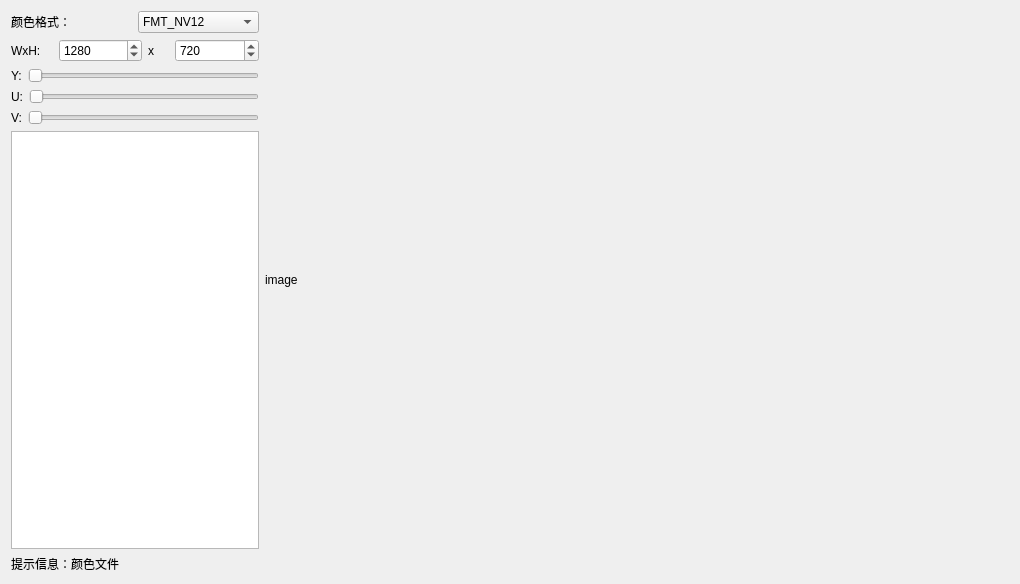
<?xml version="1.0" encoding="UTF-8"?>
<ui version="4.0">
 <class>YUVPaletteForm</class>
 <widget class="QWidget" name="YUVPaletteForm">
  <property name="geometry">
   <rect>
    <x>0</x>
    <y>0</y>
    <width>1020</width>
    <height>584</height>
   </rect>
  </property>
  <property name="windowTitle">
   <string>Form</string>
  </property>
  <layout class="QGridLayout" name="gridLayout">
   <item row="0" column="0">
    <layout class="QHBoxLayout" name="horizontalLayout_7" stretch="2,6">
     <item>
      <layout class="QVBoxLayout" name="verticalLayout_3">
       <item>
        <layout class="QHBoxLayout" name="horizontalLayout_8">
         <item>
          <widget class="QLabel" name="label_8">
           <property name="text">
            <string>颜色格式：</string>
           </property>
          </widget>
         </item>
         <item>
          <widget class="QComboBox" name="comboBox_Format_2">
           <item>
            <property name="text">
             <string>FMT_NV12</string>
            </property>
           </item>
           <item>
            <property name="text">
             <string>FMT_UYVY</string>
            </property>
           </item>
           <item>
            <property name="text">
             <string>FMT_YUYV</string>
            </property>
           </item>
          </widget>
         </item>
        </layout>
       </item>
       <item>
        <layout class="QHBoxLayout" name="horizontalLayout_9" stretch="2,4,1,4">
         <item>
          <widget class="QLabel" name="label_9">
           <property name="text">
            <string>WxH:</string>
           </property>
          </widget>
         </item>
         <item>
          <widget class="QSpinBox" name="spinBox_width_2">
           <property name="maximum">
            <number>4096</number>
           </property>
           <property name="value">
            <number>1280</number>
           </property>
          </widget>
         </item>
         <item>
          <widget class="QLabel" name="label_10">
           <property name="text">
            <string>x</string>
           </property>
          </widget>
         </item>
         <item>
          <widget class="QSpinBox" name="spinBox_height_2">
           <property name="maximum">
            <number>4096</number>
           </property>
           <property name="value">
            <number>720</number>
           </property>
          </widget>
         </item>
        </layout>
       </item>
       <item>
        <layout class="QHBoxLayout" name="horizontalLayout_10">
         <item>
          <widget class="QLabel" name="label_y">
           <property name="text">
            <string>Y:</string>
           </property>
          </widget>
         </item>
         <item>
          <widget class="QSlider" name="horizontalSlider_y">
           <property name="maximum">
            <number>255</number>
           </property>
           <property name="orientation">
            <enum>Qt::Horizontal</enum>
           </property>
          </widget>
         </item>
        </layout>
       </item>
       <item>
        <layout class="QHBoxLayout" name="horizontalLayout">
         <item>
          <widget class="QLabel" name="label_u">
           <property name="text">
            <string>U:</string>
           </property>
          </widget>
         </item>
         <item>
          <widget class="QSlider" name="horizontalSlider_u">
           <property name="maximum">
            <number>255</number>
           </property>
           <property name="orientation">
            <enum>Qt::Horizontal</enum>
           </property>
          </widget>
         </item>
        </layout>
       </item>
       <item>
        <layout class="QHBoxLayout" name="horizontalLayout_11">
         <item>
          <widget class="QLabel" name="label_v">
           <property name="text">
            <string>V:</string>
           </property>
          </widget>
         </item>
         <item>
          <widget class="QSlider" name="horizontalSlider_v">
           <property name="autoFillBackground">
            <bool>false</bool>
           </property>
           <property name="maximum">
            <number>255</number>
           </property>
           <property name="orientation">
            <enum>Qt::Horizontal</enum>
           </property>
          </widget>
         </item>
        </layout>
       </item>
       <item>
        <widget class="QTextEdit" name="textEdit_showMess_2">
         <property name="readOnly">
          <bool>true</bool>
         </property>
        </widget>
       </item>
      </layout>
     </item>
     <item>
      <widget class="QLabel" name="label_12">
       <property name="text">
        <string>image</string>
       </property>
      </widget>
     </item>
    </layout>
   </item>
   <item row="1" column="0">
    <widget class="QLabel" name="statusBar">
     <property name="text">
      <string>提示信息：颜色文件</string>
     </property>
    </widget>
   </item>
  </layout>
 </widget>
 <resources/>
 <connections/>
</ui>
